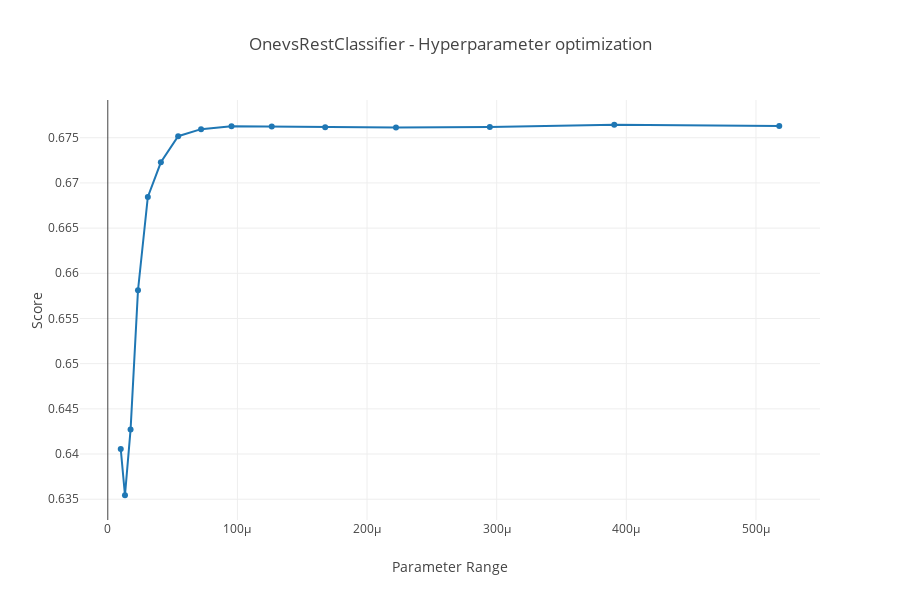

Write notebook code for a chart like this one.
### Code cell
# Create traces
trace = go.Scatter(
    x = np.logspace(-5, 1),
    y = F2_score_OnevsRest,
)
#Set layout
layout_trace=dict(height=600, width=900, title='OnevsRestClassifier - Hyperparameter optimization', xaxis=dict(
        title='Parameter Range'), 
        yaxis=dict(title='Score'),)
#Set figure to display
fig=dict(data=[trace], layout=layout_trace)

py.iplot(fig)

### Figure 1 — Plotly figure (JSON) as saved in the notebook; plotly's stock layout.template omitted (floating-point values rounded to 4 significant figures)
{"data": [{"type": "scatter", "uid": "bafa49d1-9d56-46f5-b326-5c5b91df69ae", "x": [1e-05, 1.326e-05, 1.758e-05, 2.33e-05, 3.089e-05, 4.095e-05, 5.429e-05, 7.197e-05, 9.541e-05, 0.0001265, 0.0001677, 0.0002223, 0.0002947, 0.0003907, 0.0005179, 0.0006866, 0.0009103, 0.001207, 0.0016, 0.002121, 0.002812, 0.003728, 0.004942, 0.006551, 0.008685, 0.01151, 0.01526, 0.02024, 0.02683, 0.03556, 0.04715, 0.06251, 0.08286, 0.1099, 0.1456, 0.1931, 0.256, 0.3393, 0.4498, 0.5964, 0.7906, 1.048, 1.389, 1.842, 2.442, 3.237, 4.292, 5.69, 7.543, 10], "y": [0.6406, 0.6354, 0.6427, 0.6581, 0.6685, 0.6723, 0.6752, 0.6759, 0.6763, 0.6762, 0.6762, 0.6761, 0.6762, 0.6764, 0.6763]}], "layout": {"height": 600, "title": {"text": "OnevsRestClassifier - Hyperparameter optimization"}, "width": 900, "xaxis": {"title": {"text": "Parameter Range"}}, "yaxis": {"title": {"text": "Score"}}}}
